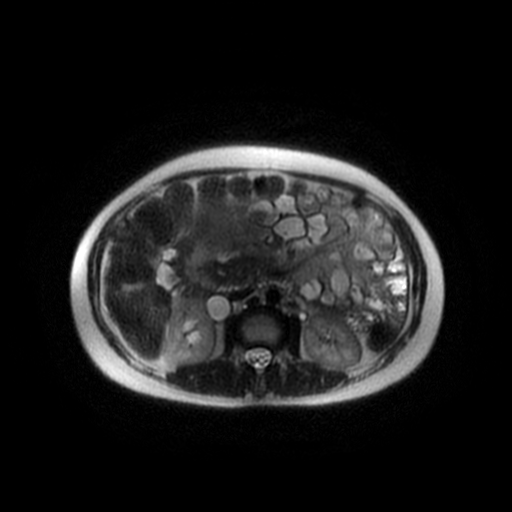
#> input picture mri_data/IMG00000.png, 512 x 512 px
$ jupyter execute --allow-errors test.ipynb
#> lines starting #> are read from the running program, lines starting #| are printed output that depends on the picture
[cell 1]
import json
import cv2
import matplotlib.pyplot as plt
import numpy as np

[cell 2]
data_root = './mri_data/'
item = 'IMG00000'
json_path = data_root + item + '.json'
img_path = data_root + item + '.png'

[cell 3]
fp = open(json_path, encoding='utf8')
#> (reads mri_data/IMG00000.json from the repository)
data = json.load(fp)
path = data[0]['path']
print(path)
fp.close()

[cell 4]
path[0].values()

[cell 5]
points_new = []

for i in range(len(path)):
    points_new.append(tuple(path[i].values()))

#> (the rest of this cell did not finish here and is left out)

[cell 6]
img_data = cv2.imread(img_path)
#> img_data is the input picture: shape (512, 512, 3); min 0, max 255, mean 27.2

[cell 7]
height, width = img_data.shape[0], img_data.shape[1]
#> height = 512; width = 512

#> (a cell that did not finish here is left out)

[cell 9]
import cv2
import numpy

a = numpy.zeros((10,10))
triangle = numpy.array([ [1,3], [4,8], [1,9] ], numpy.int32)#[1，3]，[4，8],[1,9]为要填充的轮廓坐标
out = cv2.fillConvexPoly(a, triangle, 1)
out

[cell 10]
plt.imshow(out)
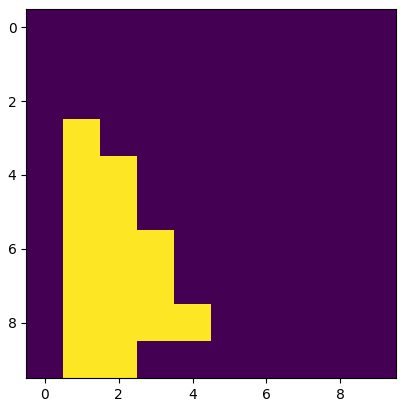
#> figure drawn by matplotlib, 1 panel
